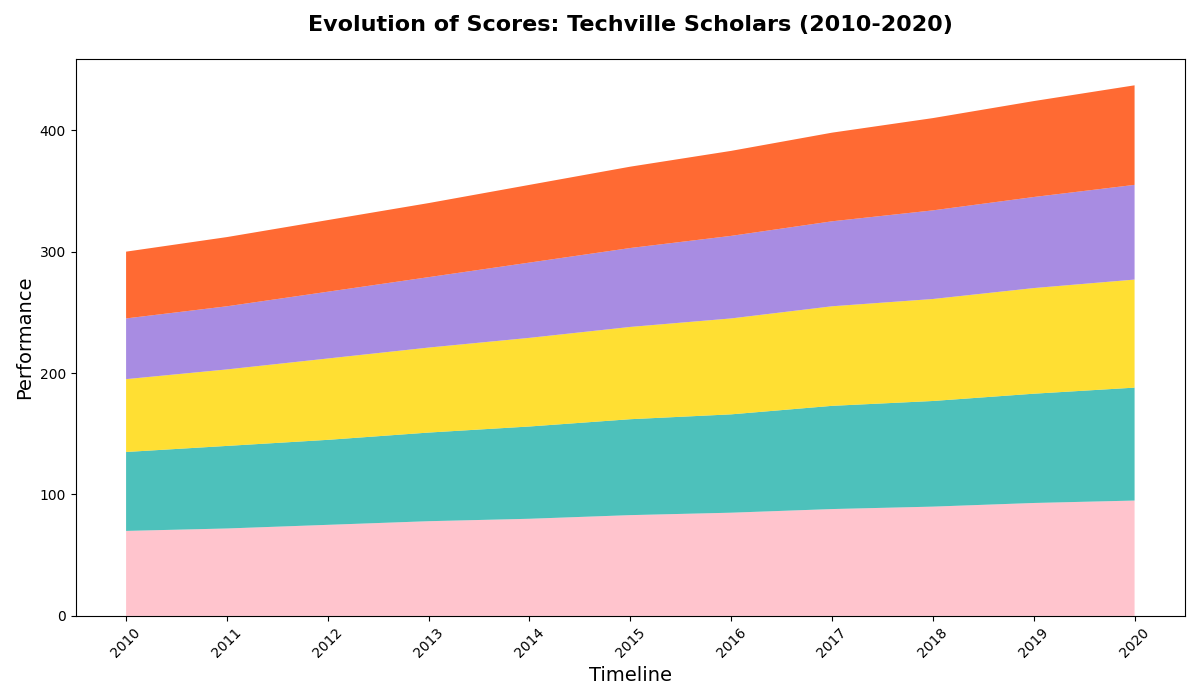

Generate this figure with Python:
import matplotlib.pyplot as plt
import numpy as np

years = np.arange(2010, 2021)

# Scores by subject
math_scores = np.array([70, 72, 75, 78, 80, 83, 85, 88, 90, 93, 95])
science_scores = np.array([65, 68, 70, 73, 76, 79, 81, 85, 87, 90, 93])
english_scores = np.array([60, 63, 67, 70, 73, 76, 79, 82, 84, 87, 89])
history_scores = np.array([50, 52, 55, 58, 62, 65, 68, 70, 73, 75, 78])
art_scores = np.array([55, 57, 59, 61, 64, 67, 70, 73, 76, 79, 82])

scores = np.array([math_scores, science_scores, english_scores, history_scores, art_scores])

fig, ax = plt.subplots(figsize=(12, 7))

ax.stackplot(years, scores, colors=['#FFB6C1', '#20B2AA', '#FFD700', '#9370DB', '#FF4500'], alpha=0.8)

ax.set_title("Evolution of Scores: Techville Scholars (2010-2020)", fontsize=16, fontweight='bold', pad=20)
ax.set_xlabel('Timeline', fontsize=14)
ax.set_ylabel('Performance', fontsize=14)

ax.set_xticks(years)
plt.xticks(rotation=45)

plt.tight_layout()

plt.show()
